Frame 1 (no input): blank canvas, image omitted
Frame 60 (the mouse pressed at the canvas centre just before this capture): blank canvas, image omitted
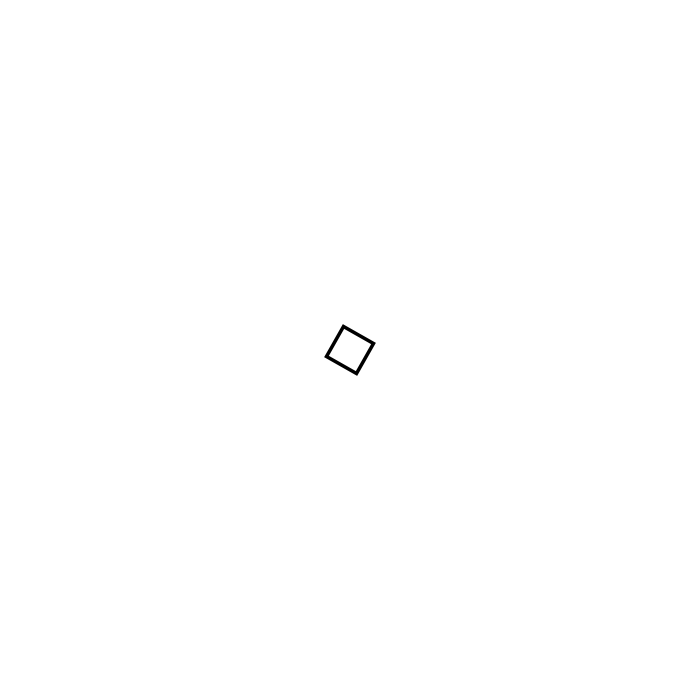
Frame 120 (the mouse held since frame 60 and released just before this capture)

The Processing sketch whose frames 1 and 60 were blank and that drew this single picture after the mouse press (run headless with seeded random() and noise(); from frame 60 on, the mouse is pressed at the canvas centre):

// Processing sketch: C1W4_scale
// ── C1W4_scale.pde
void setup() {
  size(700, 700);
  rectMode(CENTER);
}

void draw() {
  background (255);
  translate(width/2, height/2);
  scale(mouseX*.01);
  rotate(radians(frameCount));
  rect(0, 0, 10, 10);
}
